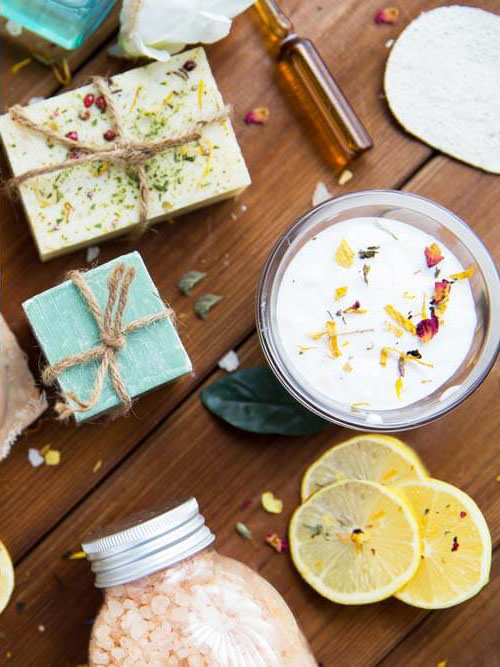
#> input picture Image_comparison/Data/img_1.jpg, 500 x 667 px
$ jupyter execute main_2.ipynb
#> lines starting #> are read from the running program, lines starting #| are printed output that depends on the picture; after the words box and inside, x2 and y2 are one past the last pixel; in counts of white or black regions, pixels touching at a corner belong together
[cell 1]
import numpy as np
import cv2

import matplotlib.pyplot as plt

# Image reading

[cell 2]
img_1 = cv2.imread("Data/img_1.jpg")
#> img_1 is the input picture: shape (667, 500, 3); mean B, G, R 120.2, 143.7, 163.2
img_2 = cv2.imread("Data/img_2.jpg")
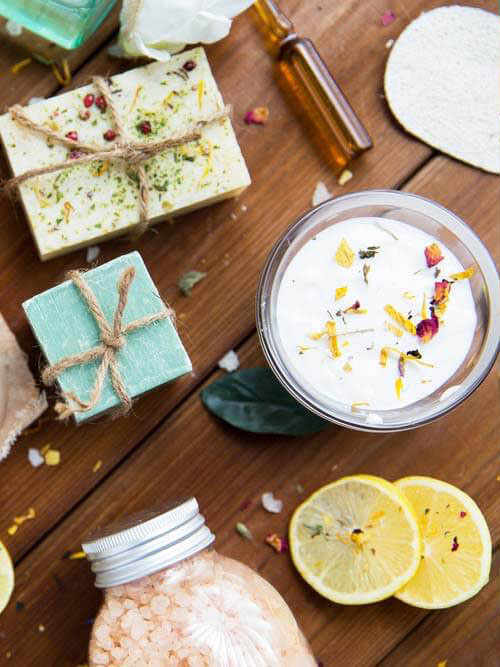
#> input picture Image_comparison/Data/img_2.jpg, 500 x 667 px
#> img_2 is the input picture: shape (667, 500, 3); mean B, G, R 118.8, 142.1, 162

[cell 3]
plt.figure(figsize=(12, 12))

plt.subplot(1, 2, 1)
plt.imshow(img_1)
plt.axis('off')

plt.subplot(1, 2, 2)
plt.imshow(img_2)
plt.axis('off')

plt.show()
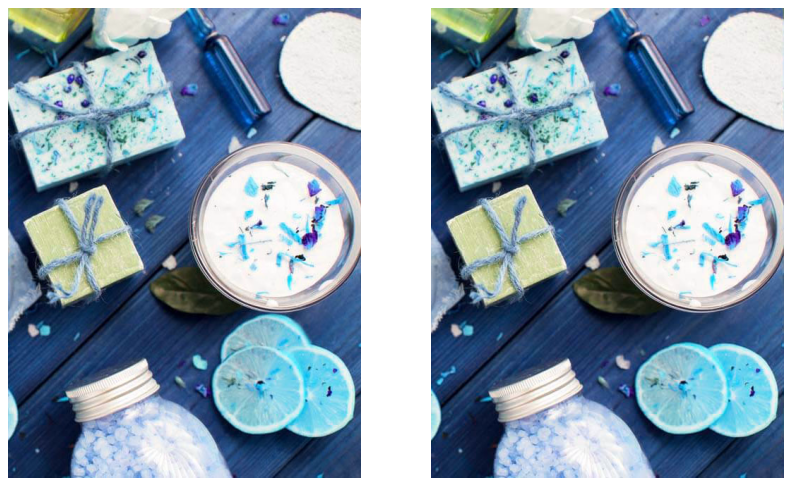
#> figure drawn by matplotlib, 2 panels; B, G, R data is drawn as R, G, B

# Find the differences

[cell 4]
diff = cv2.subtract(img_1, img_2)
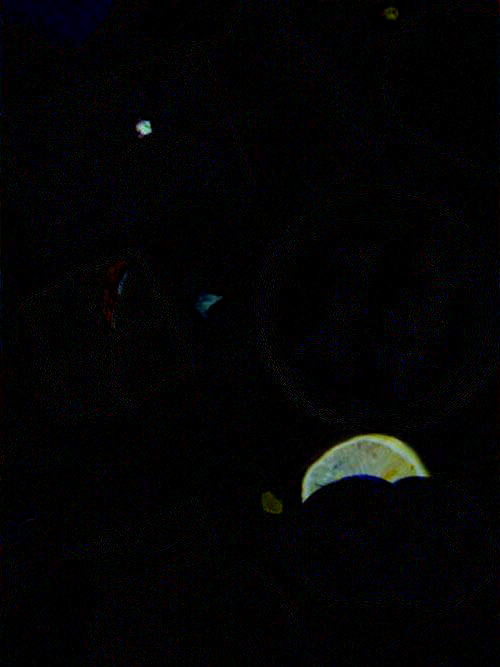
#> diff: shape (667, 500, 3); mean B, G, R 4.2, 3.6, 3.6

gray = cv2.cvtColor(diff, cv2.COLOR_BGR2GRAY)
ret, mask = cv2.threshold(gray, 0, 255, cv2.THRESH_BINARY_INV | cv2.THRESH_OTSU)
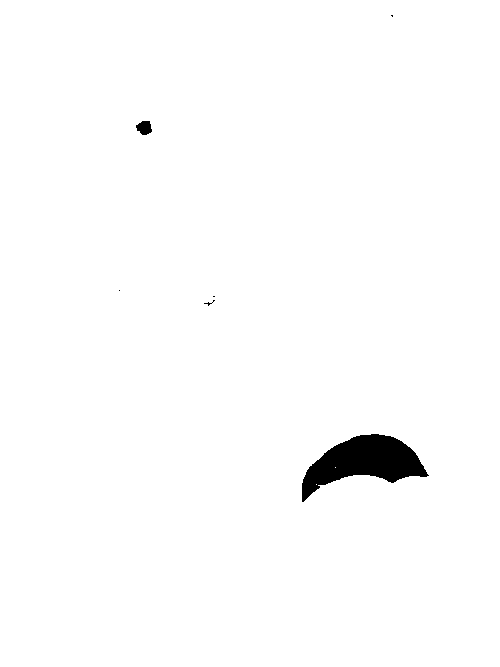
#> mask: shape (667, 500); 98.7% white; 6 black regions (4 under 20 px), largest, box (x1, y1, x2, y2) and area: (302, 434, 429, 502) 4221, (136, 121, 152, 135) 166
#> ret = 62
diff[mask != 255] = [255, 0, 0] # Paint the blue
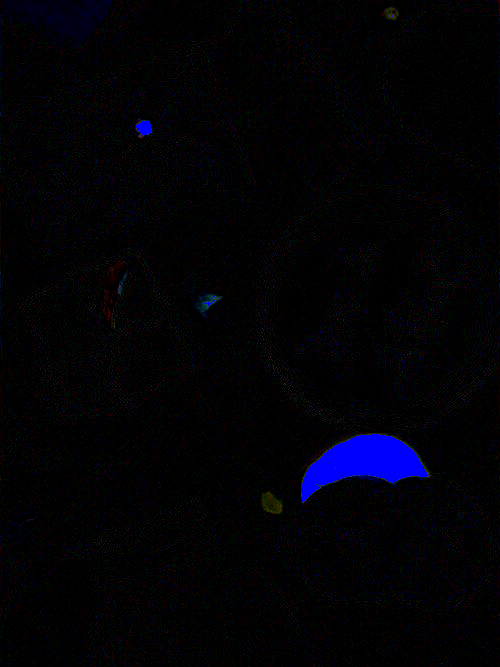
#> diff: shape (667, 500, 3); 1.32% of pixels changed, all inside (x1, y1, x2, y2) = (119, 15, 429, 502)

# Add the mask to the images to vizualize the differences

[cell 5]
img_2[mask != 255] = [255, 0, 0]
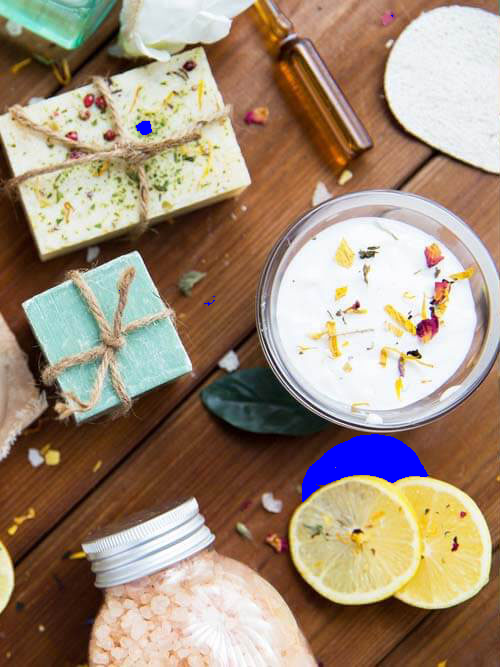
#> img_2: shape (667, 500, 3); 1.32% of pixels changed, all inside (x1, y1, x2, y2) = (119, 15, 429, 502)

# Vizualization

[cell 6]
plt.figure(figsize=(25, 10))

plt.subplot(1, 4, 1)
plt.imshow(cv2.cvtColor(img_1, cv2.COLOR_BGR2RGB))
plt.axis('off')

plt.subplot(1, 4, 2)
plt.imshow(mask)
plt.axis('off')

plt.subplot(1, 4, 3)
plt.imshow(gray)
plt.axis('off')

plt.subplot(1, 4, 4)
plt.imshow(cv2.cvtColor(img_2, cv2.COLOR_BGR2RGB))
plt.axis('off')

plt.show()
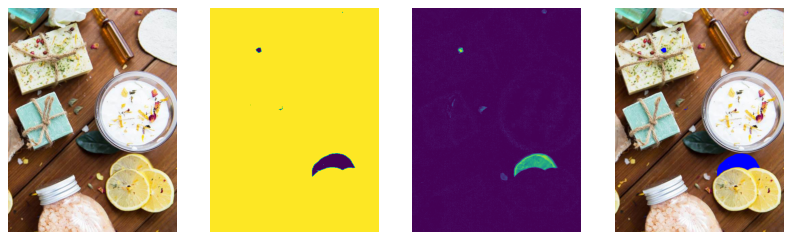
#> figure drawn by matplotlib, 4 panels
